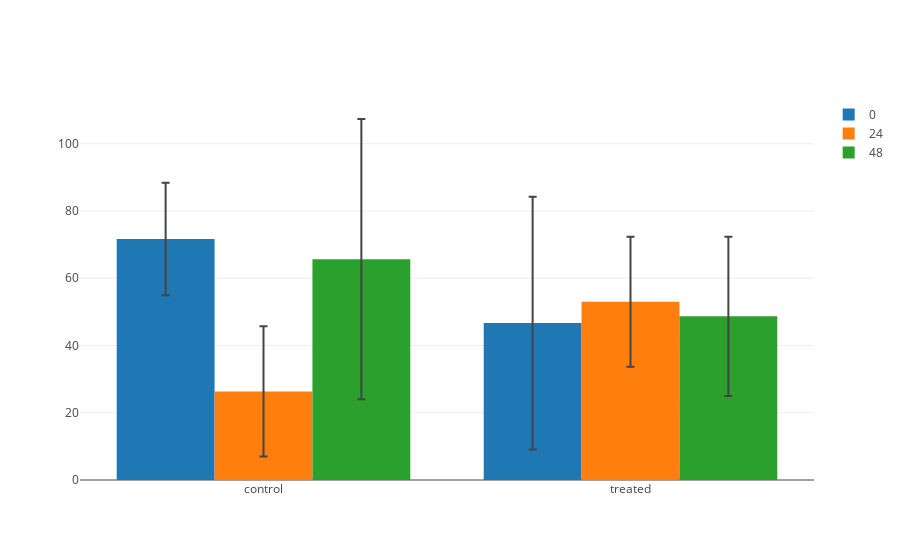

Notebook source saved alongside this figure:
### Markdown cell above
# Plot expression as bar graph

### Code cell
import plotly.offline as py
import plotly.graph_objs as go
import cufflinks as cf

# print("MEANS: ", expression_means)
# print(expression_means.loc['utricle', 'control', 0])
cell_types = tuple(expression_means.index.get_level_values('cell_type').unique())
conditions = tuple(expression_means.index.get_level_values('condition').unique())
time_points = tuple(expression_means.index.get_level_values('time_point').unique())
# print(cell_types)
# print(conditions)
# print(time_points)

data = []
for time_point in time_points:
    data.append(
        go.Bar(
            x=conditions,
            y=expression_means.loc[cell_types, conditions, time_point],
            error_y=dict(
                type='data',
                array=expression_stds.loc[cell_types, conditions, time_point]
            ),
            name = time_point
        )
    )
# data = []
# for cell_type in cell_types:
#     print('cell: ', cell_type)
#     for time_point in time_points:
#         print('time: ', time_point)
#         data.append(
#             go.Bar(
#                 x=conditions,
#                 y=expression_means.loc[cell_type, conditions, time_point][0],
#                 error_y=dict(
#                     type='data',
#                     array=expression_stds.loc[cell_type, conditions, time_point][0]
#                 ),
#                 name = str(time_point) + " " + cell_type
#             )
#         )

layout = go.Layout( xaxis=go.XAxis(type='category') )
fig = go.Figure( data=data, layout=layout )

# From commandline:
# url = py.plot( fig )

# From Jupyter Notebook:
py.iplot(fig)
print(fig.to_string() )

### Figure 1 — Plotly figure (JSON) as saved in the notebook; plotly's stock layout.template omitted (floating-point values rounded to 4 significant figures)
{"data": [{"error_y": {"array": [16.74, 37.56], "type": "data"}, "name": 0, "type": "bar", "x": ["control", "treated"], "y": [71.67, 46.67]}, {"error_y": {"array": [19.36, 19.3], "type": "data"}, "name": 24, "type": "bar", "x": ["control", "treated"], "y": [26.33, 53]}, {"error_y": {"array": [41.68, 23.67], "type": "data"}, "name": 48, "type": "bar", "x": ["control", "treated"], "y": [65.67, 48.67]}], "layout": {"xaxis": {"type": "category"}}}
